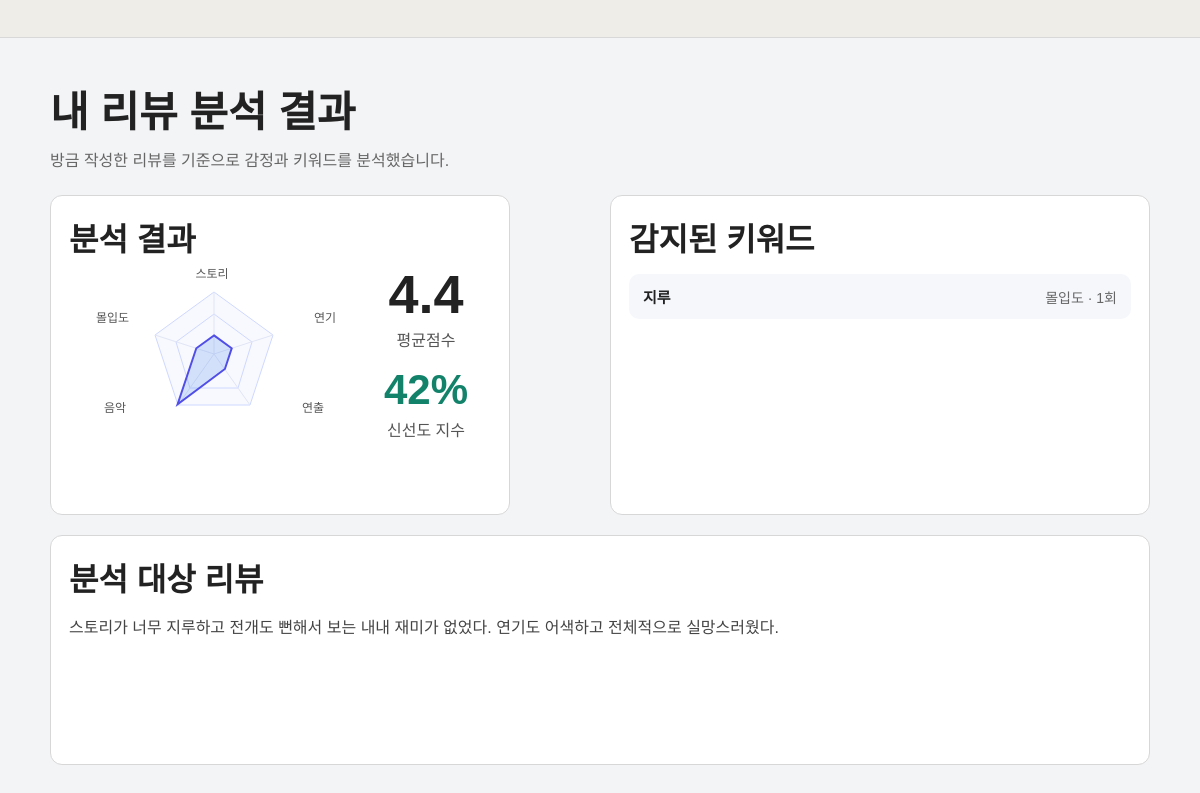
/movie/1198994/my-analysis (signed in), run on an earlier commit of the app's database.
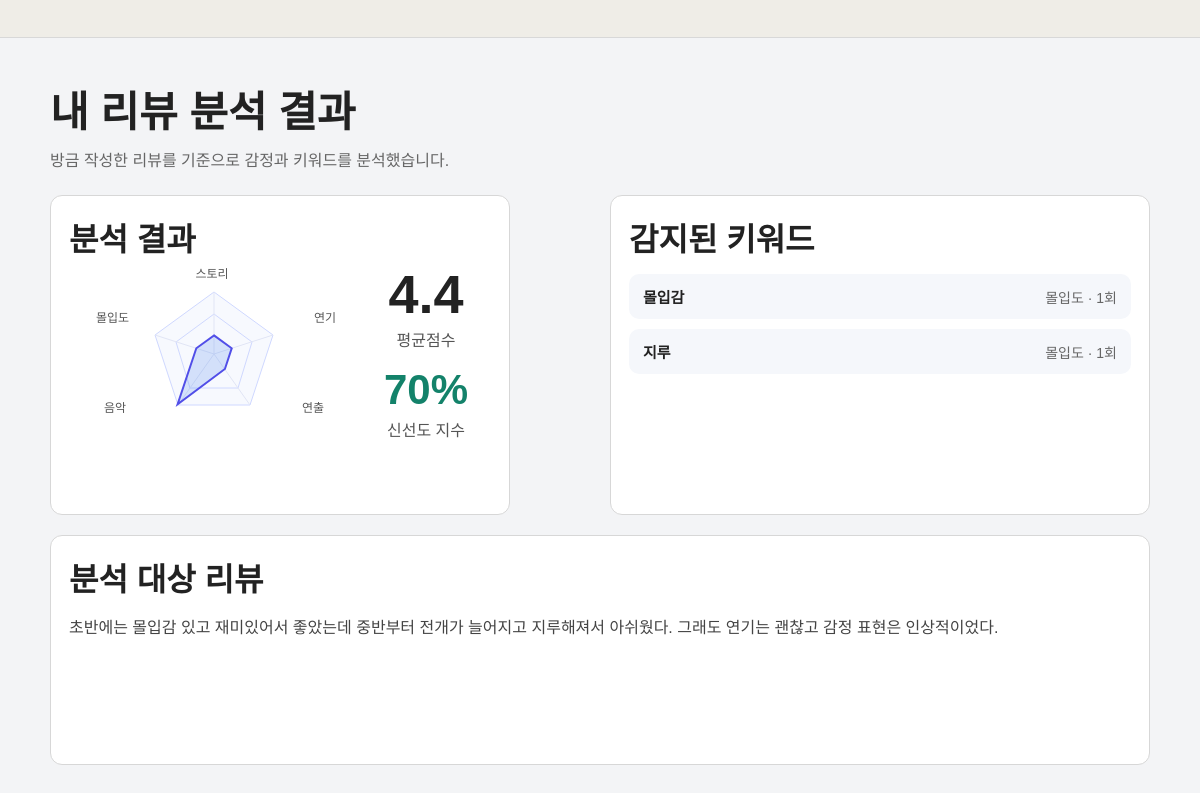
And on a later commit of the database.
### tables this page shows
CREATE TABLE dictionary_words (
            id INTEGER PRIMARY KEY AUTOINCREMENT,
            word TEXT NOT NULL,
            category TEXT NOT NULL,
            sentiment TEXT NOT NULL,
            count INTEGER DEFAULT 1
        );

CREATE TABLE reviews (
            id INTEGER PRIMARY KEY AUTOINCREMENT,
            user_id INTEGER NOT NULL,
            movie_id INTEGER NOT NULL,
            movie_title TEXT NOT NULL,
            content TEXT NOT NULL,
            created_at TEXT DEFAULT CURRENT_TIMESTAMP
        );

### app.py (the view)
@app.route("/movie/<int:movie_id>/my-analysis")
def my_analysis(movie_id):
    if not login_required():
        return redirect(url_for("login"))
    conn = get_db()
    user_review = conn.execute(
        "SELECT * FROM reviews WHERE user_id = ? AND movie_id = ? ORDER BY id DESC LIMIT 1",
        (session["user_id"], movie_id)
    ).fetchone()
    conn.close()
    analysis_result = None
    visual_analysis = None
    if user_review:
        analysis_result = analyze_review(user_review["content"])
        visual_analysis = build_visual_analysis(analysis_result)
    return render_template(
        "my_analysis.html",
        analysis_result=analysis_result,
        visual_analysis=visual_analysis,
        movie_id=movie_id,
        user_review=user_review
)

### app.py (called while the page is built)
def get_db():
    conn = sqlite3.connect(DB_NAME)
    conn.row_factory = sqlite3.Row
    return conn

def login_required():
    return "user_id" in session

### templates/my_analysis.html (shortened to what the changed rows need)
<!DOCTYPE html>
<html lang="ko">
<head>
    <link rel="stylesheet" href="{{ url_for('static', filename='style.css') }}">
</head>
<body>
    <div class="window-frame">
        <main class="personal-analysis-page">
            <div class="personal-analysis-container">
                <div class="personal-analysis-header">
                    <h1>내 리뷰 분석 결과</h1>
                </div>
                <div class="personal-analysis-grid">
                    <div class="analysis-card personal-analysis-card">
                        {% if analysis_result and visual_analysis %}
                        <div class="analysis-result-box">
                            <div class="score-box">
                                <div class="score-big">4.4</div>
                                <div class="score-text">평균점수</div>
                                <div class="fresh-big">
                                    {% if analysis_result.sentiment_result == "긍정" %}
                                    95%
                                    {% elif analysis_result.sentiment_result == "부정" %}
                                    42%
                                    {% else %}
                                    70%
                                    {% endif %}
                                </div>
                                <div class="score-text">신선도 지수</div>
                            </div>
                        </div>
                        {% endif %}
                    </div>
                    <div class="analysis-card personal-keyword-card">
                        {% if analysis_result.matched_words %}
                            <div class="detected-keyword-list">
                                {% for item in analysis_result.matched_words %}
                                <div class="detected-keyword-item">
                                    <span class="detected-word">{{ item.word }}</span>
                                    <span class="detected-meta">
                                        {{ item.category }} · {{ item.count }}회
                                    </span>
                                </div>
                                {% endfor %}
                            </div>
                        {% else %}
                            <p>감지된 키워드가 없습니다.</p>
                        {% endif %}
                    </div>
                </div>
                <div class="analysis-card personal-review-card">
                    <h3>분석 대상 리뷰</h3>
                    <div class="personal-review-content">
                        {{ user_review.content }}
                    </div>
                </div>
            </div>
        </main>
    </div>
</body>
</html>

What changed in the data, as far as the page shows it:
no longer on this page (row unchanged): reviews: content "스토리가 너무 지루하고 전개도 뻔해서 보는 내내 재미가 없었다. 연기도 어색하고 전체적으로 실망스러웠다."
now on this page (row unchanged): dictionary_words: word "몰입감", category "몰입도", count "1"
added reviews: content "초반에는 몰입감 있고 재미있어서 좋았는데 중반부터 전개가 늘어지고 지루해져서 아쉬웠다. 그래도 연기는 괜찮고 감정 표현은 인상적이었다."
Also different on the page:
text no longer shown: "42%"
text now shown: "70%"
